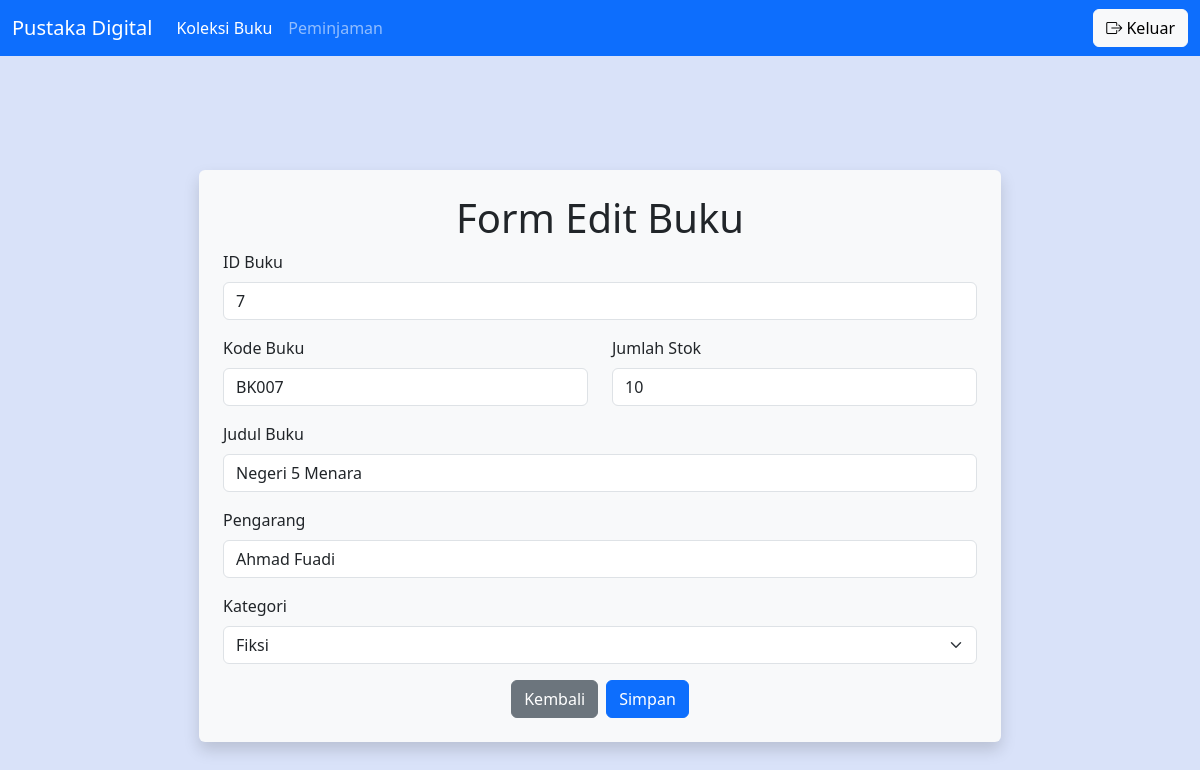
The app's page /edit_koleksi_buku.php?id_buku=7 (signed in) with its own data.
### tables this page shows
CREATE TABLE `koleksi_buku` (
  `id_buku` int(3) NOT NULL,
  `kode_buku` varchar(5) NOT NULL,
  `judul` varchar(50) NOT NULL,
  `pengarang` varchar(50) NOT NULL,
  `kategori` varchar(50) NOT NULL,
  `stok` int(3) NOT NULL,
  `status` varchar(10) NOT NULL
);

### edit_koleksi_buku.php (the view, shortened to what this page needs)
<?php
    include 'koneksi.php';
    $idBuku = $_GET['id_buku'];
    $query = mysqli_query($koneksi, "SELECT * FROM koleksi_buku WHERE id_buku=$idBuku");
    $data = mysqli_fetch_array($query);
 ?>
<!DOCTYPE html>
<html lang="en">
<head>
    <link href="https://cdn.jsdelivr.net/npm/bootstrap@5.3.8/dist/css/bootstrap.min.css" rel="stylesheet">
    <link rel="stylesheet" href="https://cdn.jsdelivr.net/npm/bootstrap-icons@1.13.1/font/bootstrap-icons.min.css">
</head>
<body style="background-color: #d9e2f9;">
    <header>
        <nav class="navbar navbar-expand-lg bg-primary navbar-dark">
            <div class="container-fluid">
                <a class="navbar-brand" href="#">Pustaka Digital</a>
                <div class="collapse navbar-collapse" id="navbarNavAltMarkup">
                    <div class="navbar-nav">
                        <a class="nav-link active" aria-current="page" href="koleksi_buku.php">Koleksi Buku</a>
                        <a class="nav-link" href="peminjaman.php">Peminjaman</a>
                    </div>
                </div>
                <div class="justify-content-md-end">
                    <button type="button" class="btn btn-light" data-bs-toggle="modal" data-bs-target="#logoutModal"><i class="bi bi-box-arrow-right"></i> Keluar</button>
                </div>
            </div>
        </nav>
    </header>
    <main>
        <div class="container-fluid vh-100 d-flex justify-content-center align-items-center" style="width: 800px;">
            <form action="proses_edit_koleksi_buku.php" method="POST" class="shadow p-4 bg-body-tertiary rounded">
                <h1 class="text-center">Form Edit Buku</h1>
                <div class="mb-3">
                    <label class="form-label">ID Buku</label>
                    <input type="text" class="form-control" readonly value="<?= $data['id_buku']; ?>" name="id_buku">
                </div>
                <div class="mb-3 d-flex">
                    <div class="me-3">
                        <label class="form-label">Kode Buku</label>
                        <input type="text" class="form-control" style="width: 365px;" value="<?= $data['kode_buku']; ?>" name="kode_buku">
                    </div>
                    <div class="ms-2">
                        <label class="form-label">Jumlah Stok</label>
                        <input type="number" class="form-control" style="width: 365px;" value="<?= $data['stok']; ?>" name="stok_buku">
                    </div>
                </div>
                <div class="mb-3">
                    <label class="form-label">Judul Buku</label>
                    <input type="text" class="form-control" value="<?= $data['judul'];?>" name="judul">
                </div>
                <div class="mb-3">
                    <label class="form-label">Pengarang</label>
                    <input type="text" class="form-control" value="<?= $data['pengarang']; ?>" name="pengarang">
                </div>
                <div class="mb-3">
                    <label class="form-label">Kategori</label>
                    <select name="kategori" id="" class="form-select">
                        <option value="<?= $data['kategori']; ?>"><?= $data['kategori']; ?></option>
                    </select>
                </div>
                <div class="d-flex justify-content-center align-items-center">
                    <a href="koleksi_buku.php" class="btn btn-secondary me-2">Kembali</a>
                    <button type="submit" class="btn btn-primary">Simpan</button>
                </div>
            </form>
        </div>
    </main>
</body>
</html>

### records on screen
koleksi_buku: id_buku "7", kode_buku "BK007", stok_buku "10", judul "Negeri 5 Menara", pengarang "Ahmad Fuadi", kategori "Fiksi"
